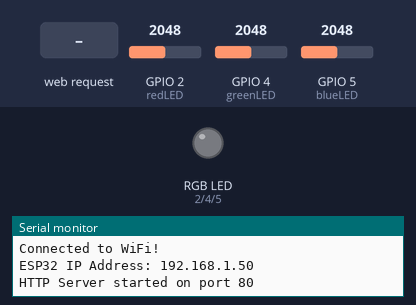
Recording of a sketch running on a simulated ESP32. On the bench: an RGB LED mixed from three pins (HIGH = lit), the last lines printed to the serial monitor. The test bench sets the inputs (shaded band); at power-on: GPIO 2 (redLED) = 2048, GPIO 4 (greenLED) = 2048, GPIO 5 (blueLED) = 2048. WiFi joins after 1.5 s; servers stay silent unless stated.

Above: at 5.2 s.
5.3 s: HTTP request GET /emotion?emotion=happy received
At 6.5 s:
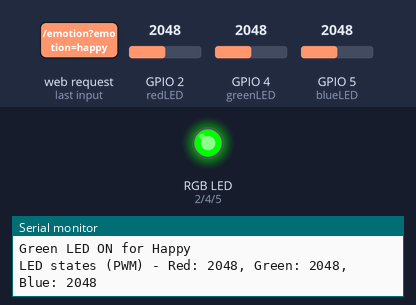
6.8 s: HTTP request GET /emotion?emotion=sad received
At 7.9 s:
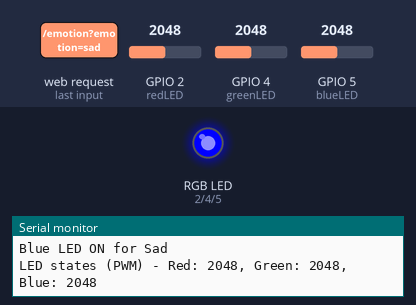
8.3 s: HTTP request GET /emotion?emotion=angry received
At 9.1 s:
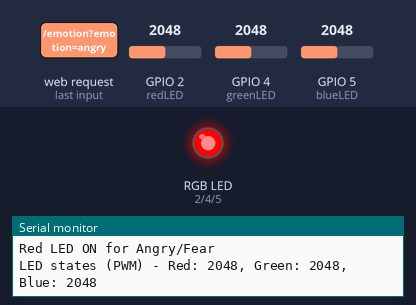
Timing chart, 0 to 11.3 s (numbered marks = the images above; inputs shaded):
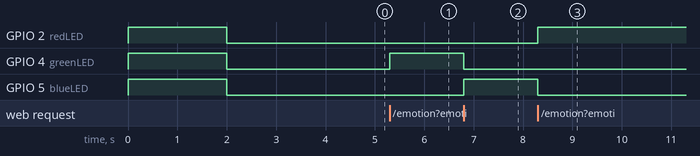

Measured:
- after the input at 5.3 s, GPIO 4 (greenLED): LOW → HIGH at once
- after the input at 6.8 s, GPIO 4 (greenLED): HIGH → LOW at once; GPIO 5 (blueLED): LOW → HIGH at once
- after the input at 8.3 s, GPIO 2 (redLED): LOW → HIGH at once; GPIO 5 (blueLED): HIGH → LOW at once

The sketch:

ardini.ino
```cpp
#include <WiFi.h>
#include <WiFiClient.h>
#include <WebServer.h>

// WiFi credentials
const char* ssid = "OPPO";       // Change to your WiFi SSID
const char* password = "00000000"; // Change to your WiFi Password

// Web server on port 80
WebServer server(80);

// Emotion state
String receivedEmotion = "Neutral";
String lastEmotion = "";

// RGB LED GPIOs
const int redLED = 2;    // Red component
const int greenLED = 4;  // Green component
const int blueLED = 5;   // Blue component

// Function to set RGB LED color
// Values for r, g, b should be between 0 (off) and 255 (full brightness)
void setRGB(int r, int g, int b) {
  analogWrite(redLED, r);
  analogWrite(greenLED, g);
  analogWrite(blueLED, b);
}

// Function to control LED based on emotion
void controlLED() {
  // Only update if the emotion has changed to avoid unnecessary operations
  if (receivedEmotion == lastEmotion) {
    return;
  }

  lastEmotion = receivedEmotion; // Update the last emotion state

  // Turn off all LEDs first (set to black) to ensure a clean transition
  setRGB(0, 0, 0);

  // Convert the received emotion to lowercase for case-insensitive comparison
  String emotionLower = receivedEmotion;
  emotionLower.toLowerCase();

  Serial.print("Controlling LED for emotion: ");
  Serial.println(emotionLower);

  // Apply LED colors based on the defined emotion constraints
  if (emotionLower == "happy") {
    setRGB(0, 255, 0); // Green (full green, no red or blue)
    Serial.println("Green LED ON for Happy");
  } else if (emotionLower == "sad") {
    setRGB(0, 0, 255); // Blue (full blue, no red or green)
    Serial.println("Blue LED ON for Sad");
  } else if (emotionLower == "angry" || emotionLower == "fear") {
    setRGB(255, 0, 0); // Red (full red, no green or blue)
    Serial.println("Red LED ON for Angry/Fear");
  } else if (emotionLower == "surprise") {
    setRGB(255, 255, 0); // Yellow (full red + full green, no blue)
    Serial.println("Yellow LED ON for Surprise");
  } else if (emotionLower == "neutral" || emotionLower == "disgust") {
    setRGB(255, 255, 255); // White (full red + full green + full blue)
    Serial.println("White LED ON for Neutral/Disgust");
  } else {
    // If an unrecognized emotion is received, turn all LEDs off
    setRGB(0, 0, 0);
    Serial.println("LEDs OFF - Unknown emotion received");
  }

  // Print the approximate PWM values for debugging.
  // Note: analogRead on an OUTPUT pin does not accurately reflect the set PWM duty cycle.
  // For true status, you'd track the r, g, b values in global variables.
  Serial.print("LED states (PWM) - Red: ");
  Serial.print(analogRead(redLED));
  Serial.print(", Green: ");
  Serial.print(analogRead(greenLED));
  Serial.print(", Blue: ");
  Serial.println(analogRead(blueLED));
}

// Handler for the root URL ("/")
void handleRoot() {
  String message = "ESP32 Emotion Display with LED Control\n";
  message += "Usage:\n";
  message += "  /emotion?emotion=<emotion_name> (e.g., happy, angry, sad, fear, neutral, surprise, disgust)\n";
  message += "  /status to see current emotion and LED states\n";
  message += "  /reset to turn off all LEDs and reset emotion to Neutral\n";
  server.send(200, "text/plain", message);
}

// Handler for the "/emotion" endpoint
void handleEmotion() {
  if (server.hasArg("emotion")) {
    receivedEmotion = server.arg("emotion");
    Serial.print("Received emotion: ");
    Serial.println(receivedEmotion);
    server.send(200, "text/plain", "Emotion received: " + receivedEmotion);
    controlLED(); // Call controlLED to update the LED based on the new emotion
  } else {
    // If the "emotion" argument is missing
    server.send(400, "text/plain", "Error: 'emotion' argument missing. Usage: /emotion?emotion=<emotion_name>");
  }
}

// Handler for the "/status" endpoint
// Returns current emotion and approximate LED states in JSON format
void handleStatus() {
  String status = "{ \"emotion\": \"" + receivedEmotion + "\", ";
  // Again, analogRead on an OUTPUT pin might not be perfectly accurate for set PWM values.
  status += "\"red_pwm\": " + String(analogRead(redLED)) + ", ";
  status += "\"green_pwm\": " + String(analogRead(greenLED)) + ", ";
  status += "\"blue_pwm\": " + String(analogRead(blueLED)) + " }";
  server.send(200, "application/json", status);
}

// Handler for the "/reset" endpoint
// Turns off all LEDs and resets the internal emotion state
void handleReset() {
  receivedEmotion = "Neutral"; // Reset the current emotion
  lastEmotion = "";            // Clear last emotion to force an LED update next time
  setRGB(0, 0, 0);             // Turn off all LEDs
  Serial.println("LEDs reset to OFF and emotion state reset.");
  server.send(200, "text/plain", "LEDs turned off and emotion reset.");
}

// Arduino setup function - runs once on startup
void setup() {
  Serial.begin(115200); // Initialize serial communication for debugging
  Serial.println("ESP32 Emotion Receiver with RGB LED Control");

  // Set LED pins as outputs. This is crucial for analogWrite to work.
  pinMode(redLED, OUTPUT);
  pinMode(greenLED, OUTPUT);
  pinMode(blueLED, OUTPUT);

  // Short LED test sequence at startup
  setRGB(255, 255, 255); // Turn all LEDs ON (White)
  Serial.println("All LEDs ON (White) for testing...");
  delay(2000); // Keep them on for 2 seconds
  setRGB(0, 0, 0); // Turn all LEDs OFF
  Serial.println("LEDs OFF - Ready to receive emotions");

  // Connect to WiFi network
  Serial.print("Connecting to WiFi: ");
  Serial.println(ssid);
  WiFi.begin(ssid, password);
  while (WiFi.status() != WL_CONNECTED) {
    delay(1000); // Wait for 1 second before retrying
    Serial.print(".");
  }

  Serial.println("\nConnected to WiFi!");
  Serial.print("ESP32 IP Address: ");
  Serial.println(WiFi.localIP()); // Print the assigned IP address

  // Define server routes (endpoints) and their respective handler functions
  server.on("/", handleRoot);
  server.on("/emotion", HTTP_GET, handleEmotion); // HTTP GET request for /emotion
  server.on("/status", HTTP_GET, handleStatus);   // HTTP GET request for /status
  server.on("/reset", HTTP_GET, handleReset);     // HTTP GET request for /reset

  server.begin(); // Start the HTTP server
  Serial.println("HTTP Server started on port 80");
}

// Arduino loop function - runs repeatedly after setup
void loop() {
  server.handleClient(); // Continuously listen for incoming client requests
}
```
